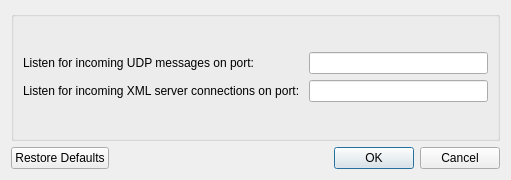
<ui version="4.0" >
 <class>mchelperPrefs</class>
 <widget class="QDialog" name="mchelperPrefs" >
  <property name="geometry" >
   <rect>
    <x>0</x>
    <y>0</y>
    <width>511</width>
    <height>180</height>
   </rect>
  </property>
  <property name="sizePolicy" >
   <sizepolicy vsizetype="Fixed" hsizetype="Fixed" >
    <horstretch>0</horstretch>
    <verstretch>0</verstretch>
   </sizepolicy>
  </property>
  <property name="minimumSize" >
   <size>
    <width>511</width>
    <height>180</height>
   </size>
  </property>
  <property name="maximumSize" >
   <size>
    <width>511</width>
    <height>180</height>
   </size>
  </property>
  <property name="windowTitle" >
   <string>mchelper Preferences</string>
  </property>
  <layout class="QVBoxLayout" >
   <item>
    <widget class="QGroupBox" name="groupBox" >
     <property name="title" >
      <string/>
     </property>
     <layout class="QVBoxLayout" >
      <item>
       <layout class="QGridLayout" >
        <item row="0" column="0" >
         <widget class="QLabel" name="label" >
          <property name="text" >
           <string>Listen for incoming UDP messages on port: </string>
          </property>
         </widget>
        </item>
        <item row="0" column="1" >
         <widget class="QLineEdit" name="udpPortPrefs" />
        </item>
        <item row="1" column="0" >
         <widget class="QLabel" name="label_2" >
          <property name="text" >
           <string>Listen for incoming XML server connections on port: </string>
          </property>
         </widget>
        </item>
        <item row="1" column="1" >
         <widget class="QLineEdit" name="xmlPortPrefs" />
        </item>
       </layout>
      </item>
     </layout>
    </widget>
   </item>
   <item>
    <layout class="QHBoxLayout" >
     <item>
      <widget class="QPushButton" name="defaultsButton" >
       <property name="text" >
        <string>Restore Defaults</string>
       </property>
      </widget>
     </item>
     <item>
      <spacer>
       <property name="orientation" >
        <enum>Qt::Horizontal</enum>
       </property>
       <property name="sizeHint" >
        <size>
         <width>40</width>
         <height>20</height>
        </size>
       </property>
      </spacer>
     </item>
     <item>
      <widget class="QDialogButtonBox" name="buttonBox" >
       <property name="orientation" >
        <enum>Qt::Horizontal</enum>
       </property>
       <property name="standardButtons" >
        <set>QDialogButtonBox::Cancel|QDialogButtonBox::NoButton|QDialogButtonBox::Ok</set>
       </property>
      </widget>
     </item>
    </layout>
   </item>
  </layout>
 </widget>
 <resources/>
 <connections>
  <connection>
   <sender>buttonBox</sender>
   <signal>accepted()</signal>
   <receiver>mchelperPrefs</receiver>
   <slot>accept()</slot>
   <hints>
    <hint type="sourcelabel" >
     <x>248</x>
     <y>254</y>
    </hint>
    <hint type="destinationlabel" >
     <x>157</x>
     <y>274</y>
    </hint>
   </hints>
  </connection>
  <connection>
   <sender>buttonBox</sender>
   <signal>rejected()</signal>
   <receiver>mchelperPrefs</receiver>
   <slot>reject()</slot>
   <hints>
    <hint type="sourcelabel" >
     <x>316</x>
     <y>260</y>
    </hint>
    <hint type="destinationlabel" >
     <x>286</x>
     <y>274</y>
    </hint>
   </hints>
  </connection>
 </connections>
</ui>
